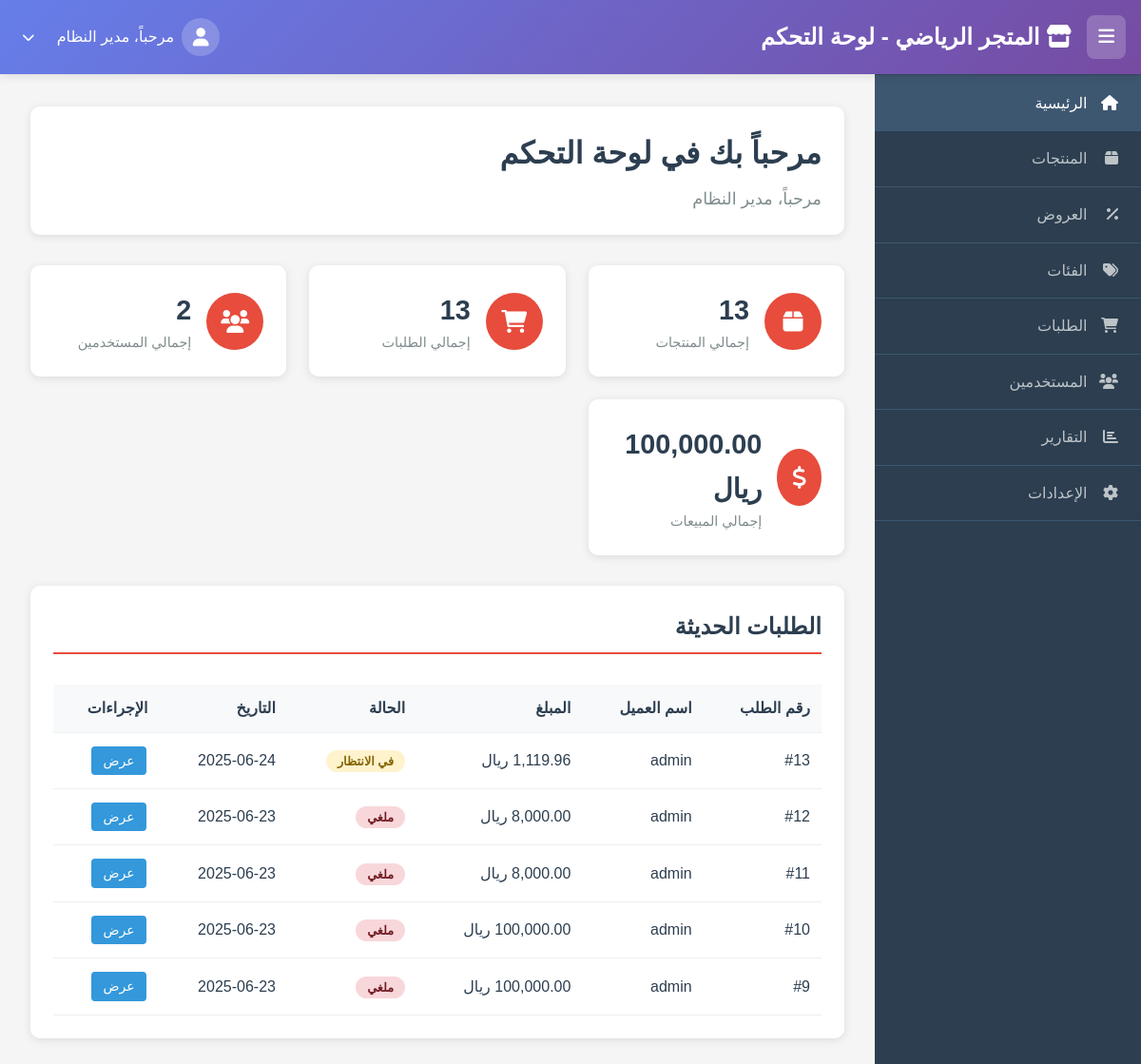
/admin/index.php (signed in), run on the app's committed database.
### tables this page shows
CREATE TABLE `orders` (
  `id` int(11) NOT NULL,
  `user_id` int(11) DEFAULT NULL,
  `total_amount` decimal(10,2) NOT NULL,
  `status` enum('pending','processing','shipped','delivered','cancelled') DEFAULT 'pending',
  `payment_method` varchar(50) DEFAULT NULL,
  `payment_status` enum('pending','paid','failed') DEFAULT 'pending',
  `shipping_address` text DEFAULT NULL,
  `order_date` timestamp NOT NULL DEFAULT current_timestamp()
);

CREATE TABLE `users` (
  `id` int(11) NOT NULL,
  `username` varchar(50) NOT NULL,
  `email` varchar(100) NOT NULL,
  `password` varchar(255) NOT NULL,
  `full_name` varchar(100) NOT NULL,
  `phone` varchar(20) DEFAULT NULL,
  `address` text DEFAULT NULL,
  `is_admin` tinyint(1) DEFAULT 0,
  `created_at` timestamp NOT NULL DEFAULT current_timestamp()
);

### admin/index.php (the view, shortened to what this page needs)
<?php
include '../config/database.php';
$stats = [];
$stmt = $pdo->query("SELECT COUNT(*) as total FROM products");
$stats['products'] = $stmt->fetch(PDO::FETCH_ASSOC)['total'];
$stmt = $pdo->query("SELECT COUNT(*) as total FROM orders");
$stats['orders'] = $stmt->fetch(PDO::FETCH_ASSOC)['total'];
$stmt = $pdo->query("SELECT COUNT(*) as total FROM users");
$stats['users'] = $stmt->fetch(PDO::FETCH_ASSOC)['total'];
$stmt = $pdo->query("SELECT SUM(total_amount) as total FROM orders WHERE status = 'delivered'");
$stats['revenue'] = $stmt->fetch(PDO::FETCH_ASSOC)['total'] ?: 0;
$stmt = $pdo->query("SELECT o.*, u.username FROM orders o JOIN users u ON o.user_id = u.id ORDER BY o.order_date DESC LIMIT 5");
$recent_orders = $stmt->fetchAll(PDO::FETCH_ASSOC);
?>
<?php include 'includes/admin_header.php'; ?>
            <div class="admin-content-header">
                <h1>مرحباً بك في لوحة التحكم</h1>
                <p>مرحباً، <?php echo htmlspecialchars($_SESSION['full_name']); ?></p>
            </div>
            <div class="stats-grid">
                <div class="stat-card">
                    <div class="stat-icon">
                        <i class="fas fa-box"></i>
                    </div>
                    <div class="stat-info">
                        <h3><?php echo $stats['products']; ?></h3>
                        <p>إجمالي المنتجات</p>
                    </div>
                </div>
                <div class="stat-card">
                    <div class="stat-icon">
                        <i class="fas fa-shopping-cart"></i>
                    </div>
                    <div class="stat-info">
                        <h3><?php echo $stats['orders']; ?></h3>
                        <p>إجمالي الطلبات</p>
                    </div>
                </div>
                <div class="stat-card">
                    <div class="stat-icon">
                        <i class="fas fa-users"></i>
                    </div>
                    <div class="stat-info">
                        <h3><?php echo $stats['users']; ?></h3>
                        <p>إجمالي المستخدمين</p>
                    </div>
                </div>
                <div class="stat-card">
                    <div class="stat-icon">
                        <i class="fas fa-dollar-sign"></i>
                    </div>
                    <div class="stat-info">
                        <h3><?php echo number_format($stats['revenue'], 2); ?> ريال</h3>
                        <p>إجمالي المبيعات</p>
                    </div>
                </div>
            </div>
            <div class="content-section">
                <h2>الطلبات الحديثة</h2>
                <div class="table-container">
                    <table class="admin-table">
                        <thead>
                            <tr>
                                <th>رقم الطلب</th>
                                <th>اسم العميل</th>
                                <th>المبلغ</th>
                                <th>الحالة</th>
                                <th>التاريخ</th>
                                <th>الإجراءات</th>
                            </tr>
                        </thead>
                        <tbody>
                            <?php foreach ($recent_orders as $order): ?>
                            <tr>
                                <td>#<?php echo $order['id']; ?></td>
                                <td><?php echo $order['username']; ?></td>
                                <td><?php echo number_format($order['total_amount'], 2); ?> ريال</td>
                                <td>
                                    <span class="status status-<?php echo $order['status']; ?>">
                                        <?php
                                        $status_ar = [
                                            'pending' => 'في الانتظار',
                                            'processing' => 'قيد المعالجة',
                                            'shipped' => 'تم الشحن',
                                            'delivered' => 'تم التسليم',
                                            'cancelled' => 'ملغي'
                                        ];
                                        echo $status_ar[$order['status']];
                                        ?>
                                    </span>
                                </td>
                                <td><?php echo date('Y-m-d', strtotime($order['order_date'])); ?></td>
                                <td>
                                    <a href="orders.php?view=<?php echo $order['id']; ?>" class="btn-sm btn-primary">عرض</a>
                                </td>
                            </tr>
                            <?php endforeach; ?>
                        </tbody>
                    </table>
                </div>
            </div>
        </main>
    </div>
</body>
</html>

### css/style.css (style rules this page uses)
* { margin: 0; padding: 0; box-sizing: border-box; }
:root { --primary-color: #3498db; --primary-dark: #2980b9; --secondary-color: #e74c3c; --secondary-dark: #c0392b; --accent-color: #f39c12; --success-color: #27ae60; --warning-color: #f1c40f; --danger-color: #e74c3c; --dark-color: #2c3e50; --light-color: #ecf0f1; --text-color: #2c3e50; --text-light: #7f8c8d; --border-color: #bdc3c7; --shadow: 0 4px 20px rgba(0, 0, 0, 0.1); --shadow-hover: 0 8px 30px rgba(0, 0, 0, 0.15); --gradient-primary: linear-gradient(135deg, #667eea 0%, #764ba2 100%); --gradient-secondary: linear-gradient(135deg, #f093fb 0%, #f5576c 100%); --gradient-success: linear-gradient(135deg, #4facfe 0%, #00f2fe 100%); --border-radius: 12px; --transition: all 0.3s cubic-bezier(0.4, 0, 0.2, 1); }
body { font-family: 'Cairo', 'Segoe UI', Tahoma, Geneva, Verdana, sans-serif; line-height: 1.6; color: var(--text-color); direction: rtl; background: linear-gradient(135deg, #f5f7fa 0%, #c3cfe2 100%); scroll-behavior: smooth; }
.btn-primary { background: var(--gradient-primary); color: white; }

### admin/css/admin.css (style rules this page uses)
.admin-body { margin: 0; font-family: 'Arial', sans-serif; background: #f5f5f5; }
.admin-content-header { margin-bottom: 2rem; padding: 1.5rem; background: white; border-radius: 10px; box-shadow: 0 2px 10px rgba(0, 0, 0, 0.1); }
.admin-content-header h1 { margin: 0 0 0.5rem 0; color: #2c3e50; font-size: 2rem; }
.admin-content-header p { margin: 0; color: #7f8c8d; font-size: 1.1rem; }
.stats-grid { display: grid; grid-template-columns: repeat(auto-fit, minmax(250px, 1fr)); gap: 1.5rem; margin-bottom: 2rem; }
.stat-card { background: white; padding: 1.5rem; border-radius: 10px; box-shadow: 0 2px 10px rgba(0, 0, 0, 0.1); display: flex; align-items: center; gap: 1rem; }
.stat-icon { width: 60px; height: 60px; border-radius: 50%; background: #e74c3c; display: flex; align-items: center; justify-content: center; color: white; font-size: 1.5rem; }
.stat-info h3 { margin: 0; font-size: 1.8rem; color: #2c3e50; }
.stat-info p { margin: 0; color: #7f8c8d; font-size: 0.9rem; }
.content-section { background: white; border-radius: 10px; padding: 1.5rem; box-shadow: 0 2px 10px rgba(0, 0, 0, 0.1); margin-bottom: 2rem; }
.content-section h2 { margin: 0 0 1rem 0; color: #2c3e50; border-bottom: 2px solid #e74c3c; padding-bottom: 0.5rem; }
.table-container { overflow-x: auto; }
.admin-table { width: 100%; border-collapse: collapse; margin-top: 1rem; }
.admin-table th, .admin-table td { padding: 0.75rem; text-align: right; border-bottom: 1px solid #ecf0f1; }
.admin-table th { background: #f8f9fa; font-weight: bold; color: #2c3e50; }
.btn-sm { padding: 0.25rem 0.75rem; font-size: 0.875rem; border-radius: 4px; text-decoration: none; display: inline-block; margin: 0.125rem; border: none; cursor: pointer; }
.btn-primary { background: #3498db; color: white; }
.status { padding: 0.25rem 0.75rem; border-radius: 15px; font-size: 0.8rem; font-weight: bold; }
.status-pending { background: #fff3cd; color: #856404; }
.status-cancelled { background: #f8d7da; color: #721c24; }

### data on the page
orders: id "13", user.username "admin", status "في الانتظار", order_date "2025-06-24"
orders: id "12", user.username "admin", total_amount "8,000.00", status "ملغي", order_date "2025-06-23"
orders: id "11", user.username "admin", total_amount "8,000.00", status "ملغي", order_date "2025-06-23"
orders: id "10", user.username "admin", status "ملغي", order_date "2025-06-23"
orders: id "9", user.username "admin", status "ملغي", order_date "2025-06-23"

### other printed values
$full_name "مدير النظام"
$_SESSION['full_name'] "مدير النظام"
$stats['products'] "13"
$stats['orders'] "13"
$stats['users'] "2"
$stats['revenue'] "100,000.00"
